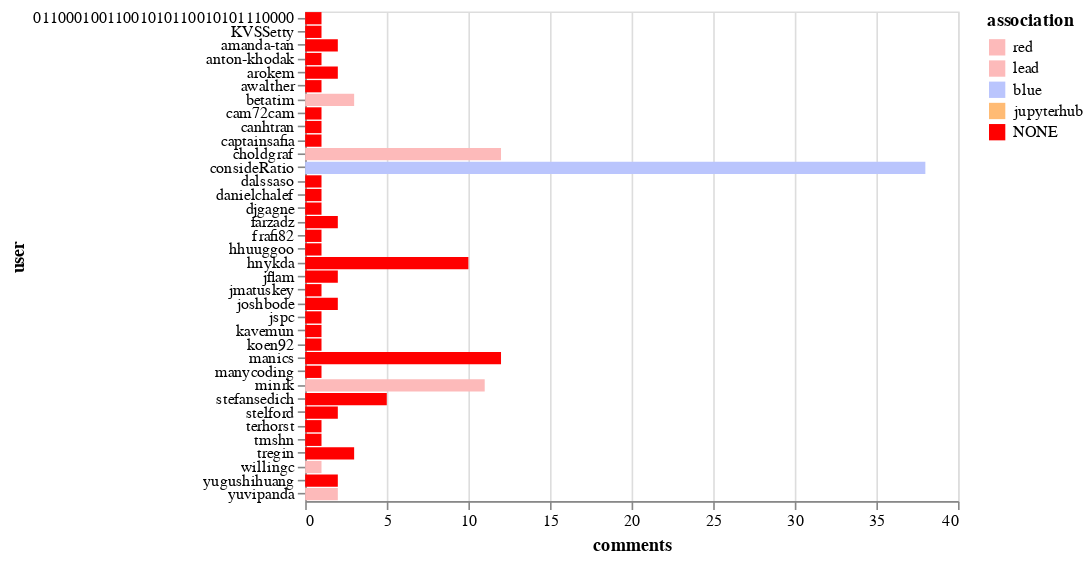

The cell this chart's notebook holds for it:
### Markdown cell above
## Top commenters

### Code cell
alt.Chart(top_commenters).mark_bar().encode(
    x='comments',
    y='user',
    color=alt.Color('association', sort=["CONTRIBUTOR", "MEMBER", "NONE"], scale=color_scale)
)

### Figure 1 — Vega-Lite specification as saved in the notebook (floating-point values rounded to 4 significant figures)
{"$schema": "https://vega.github.io/schema/vega-lite/v2.6.0.json", "config": {"view": {"height": 300, "width": 400}}, "data": {"name": "data-a5f674205964b2d06f81e1f1e4220c2d"}, "datasets": {"data-a5f674205964b2d06f81e1f1e4220c2d": [{"association": "blue", "comments": 38, "user": "consideRatio"}, {"association": "red", "comments": 12, "user": "choldgraf"}, {"association": "NONE", "comments": 12, "user": "manics"}, {"association": "lead", "comments": 11, "user": "minrk"}, {"association": "NONE", "comments": 10, "user": "hnykda"}, {"association": "NONE", "comments": 5, "user": "stefansedich"}, {"association": "red", "comments": 3, "user": "betatim"}, {"association": "NONE", "comments": 3, "user": "tregin"}, {"association": "NONE", "comments": 2, "user": "farzadz"}, {"association": "NONE", "comments": 2, "user": "yugushihuang"}, {"association": "NONE", "comments": 2, "user": "jflam"}, {"association": "NONE", "comments": 2, "user": "joshbode"}, {"association": "red", "comments": 2, "user": "yuvipanda"}, {"association": "NONE", "comments": 2, "user": "arokem"}, {"association": "NONE", "comments": 2, "user": "stelford"}, {"association": "NONE", "comments": 2, "user": "amanda-tan"}, {"association": "NONE", "comments": 1, "user": "cam72cam"}, {"association": "NONE", "comments": 1, "user": "dalssaso"}, {"association": "NONE", "comments": 1, "user": "canhtran"}, {"association": "NONE", "comments": 1, "user": "anton-khodak"}, {"association": "NONE", "comments": 1, "user": "captainsafia"}, {"association": "NONE", "comments": 1, "user": "KVSSetty"}, {"association": "NONE", "comments": 1, "user": "awalther"}, {"association": "NONE", "comments": 1, "user": "hhuuggoo"}, {"association": "NONE", "comments": 1, "user": "danielchalef"}, {"association": "NONE", "comments": 1, "user": "djgagne"}, {"association": "NONE", "comments": 1, "user": "frafi82"}, {"association": "NONE", "comments": 1, "user": "jmatuskey"}, {"association": "NONE", "comments": 1, "user": "jspc"}, {"association": "NONE", "comments": 1, "user": "kavemun"}, {"association": "NONE", "comments": 1, "user": "koen92"}, {"association": "NONE", "comments": 1, "user": "manycoding"}, {"association": "NONE", "comments": 1, "user": "terhorst"}, {"association": "NONE", "comments": 1, "user": "tmshn"}, {"association": "red", "comments": 1, "user": "willingc"}, {"association": "NONE", "comments": 1, "user": "01100010011001010110010101110000"}]}, "encoding": {"color": {"field": "association", "scale": {"domain": ["red", "lead", "blue", "jupyterhub", "NONE"], "range": ["#fdbaba", "#fdbaba", "#bac5fd", "#ffbb74", "red"]}, "sort": ["CONTRIBUTOR", "MEMBER", "NONE"], "type": "nominal"}, "x": {"field": "comments", "type": "quantitative"}, "y": {"field": "user", "type": "nominal"}}, "mark": "bar"}
